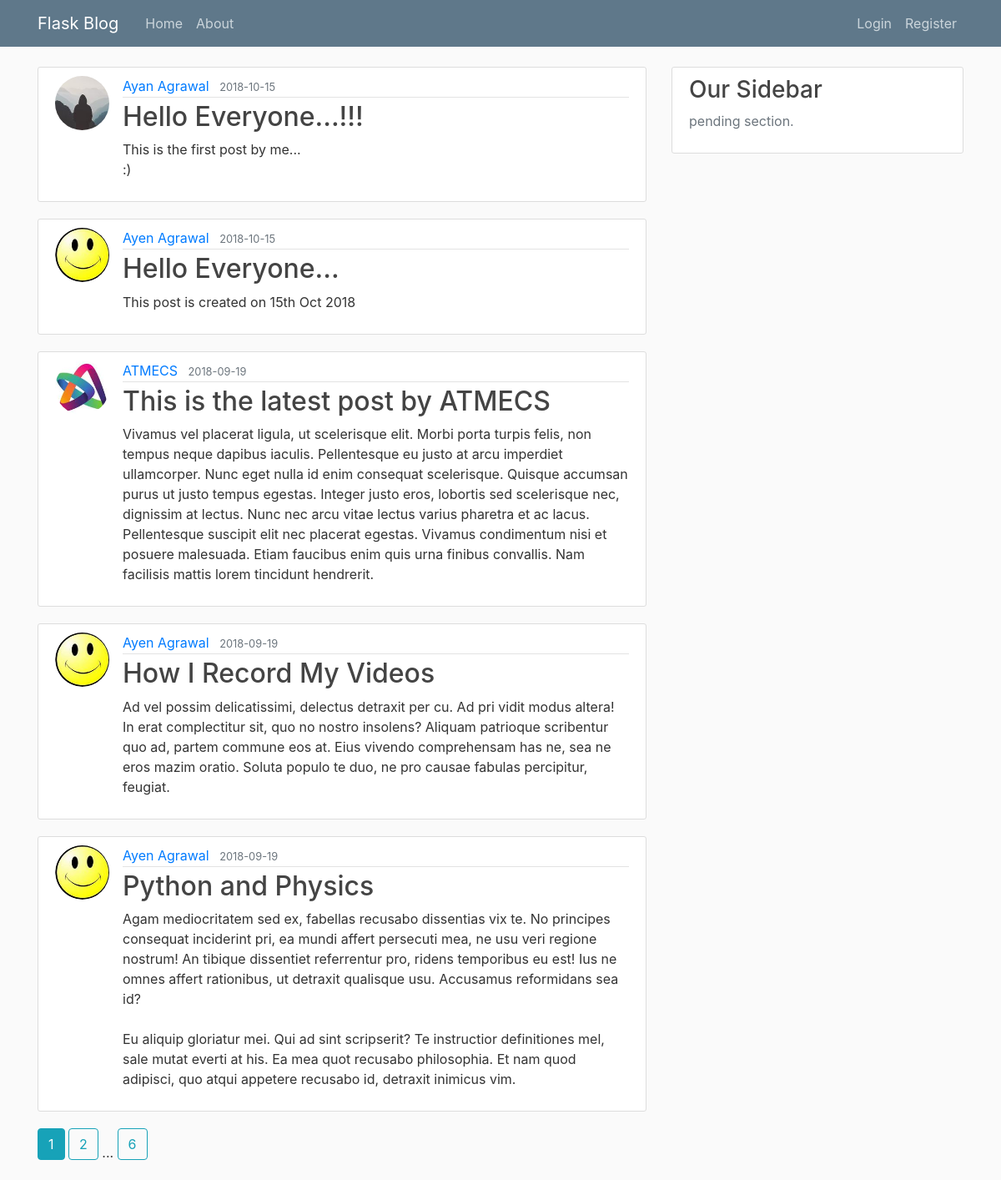
The page /home on the database its author committed.
### flaskblog/models.py (models this page shows, shortened)
class Post(db.Model):
    id = db.Column(db.Integer, primary_key=True)
    title = db.Column(db.String(100), nullable=False)
    date_posted = db.Column(db.DateTime, nullable=False, default=datetime.utcnow)
    content = db.Column(db.Text, nullable=False)
    user_id = db.Column(db.Integer, db.ForeignKey('user.id'), nullable=False)

class User(db.Model, UserMixin):
    id = db.Column(db.Integer, primary_key=True)
    username = db.Column(db.String(20), unique=True, nullable=False)
    email = db.Column(db.String(120), unique=True, nullable=False)
    image_file = db.Column(db.String(20), nullable=False, default='default.jpg')
    password = db.Column(db.String(60), nullable=False)
    posts = db.relationship('Post', backref='author', lazy=True)

### flaskblog/main/routes.py (the view)
@main.route('/')
@main.route('/home')
def home():
    page = request.args.get('page', 1, type=int)
    posts = Post.query.order_by(Post.date_posted.desc()).paginate(per_page=5, page=page)
    return render_template('home.html', posts=posts)

### flaskblog/templates/home.html
{% extends "layout.html" %}
{% block content %}
	{% for post in posts.items %}
		<article class="media content-section">
        <img class="rounded-circle article-img" src="{{ url_for('static', filename='profile_pics/'+post.author.image_file) }}">
  			<div class="media-body">
    			<div class="article-metadata">
      				<a class="mr-2" href="{{url_for('posts.user_posts', username=post.author.username)}}">{{ post.author.username }}</a>
      				<small class="text-muted">{{ post.date_posted.strftime('%Y-%m-%d') }}</small>
    			</div>
    			<h2><a class="article-title" href="{{ url_for('posts.post',post_id=post.id) }}">{{ post.title }}</a></h2>
    			<p class="article-content">{{ post.content }}</p>
  			</div>
		</article>
	{% endfor %}
  {% for page_num in posts.iter_pages(left_edge=1,right_edge=1,left_current=1,right_current=2) %}
     {% if page_num %}
      {% if posts.page == page_num %}
        <a class="btn btn-info mb-4" href="{{url_for('main.home',page=page_num)}}">{{ page_num }}</a>
      {% else %}
        <a class="btn btn-outline-info mb-4" href="{{url_for('main.home',page=page_num)}}">{{ page_num }}</a>
      {% endif %}
     {% else %}
      ...
     {% endif %}
  {% endfor %}
{% endblock content %}

### flaskblog/static/main.css (style rules this page uses)
body { background: #fafafa; color: #333333; margin-top: 5rem; }
h1, h2, h3, h4, h5, h6 { color: #444444; }
.content-section { background: #ffffff; padding: 10px 20px; border: 1px solid #dddddd; border-radius: 3px; margin-bottom: 20px; }
.article-title { color: #444444; }
.article-content { white-space: pre-line; }
.article-img { height: 65px; width: 65px; margin-right: 16px; }
.article-metadata { padding-bottom: 1px; margin-bottom: 4px; border-bottom: 1px solid #e3e3e3 }

### rows shown on the page
Post: image_file (picture), author.username "Ayan Agrawal", date_posted "2018-10-15", title "Hello Everyone...!!!", content "This is the first post by me... :)"
Post: image_file (picture), author.username "Ayen Agrawal", date_posted "2018-10-15", title "Hello Everyone...", content "This post is created on 15th Oct 2018"
Post: image_file (picture), author.username "ATMECS", date_posted "2018-09-19", title "This is the latest post by ATMECS", content "Vivamus vel placerat ligula, ut scelerisque elit. Morbi porta turpis felis, non tempus neque dapibus iaculis. Pellentesque eu justo at arcu imperdiet ullamcorper. Nunc eget nulla id enim consequat scelerisque. Quisque accumsan purus ut justo tempus egestas. Integer justo eros, lobortis sed scelerisque nec, dignissim at lectus. Nunc nec arcu vitae lectus varius pharetra et ac lacus. Pellentesque suscipit elit nec placerat egestas. Vivamus condimentum nisi et posuere malesuada. Etiam faucibus enim quis urna finibus convallis. Nam facilisis mattis lorem tincidunt hendrerit."
Post: image_file (picture), author.username "Ayen Agrawal", date_posted "2018-09-19", title "How I Record My Videos", content "Ad vel possim delicatissimi, delectus detraxit per cu. Ad pri vidit modus altera! In erat complectitur sit, quo no nostro insolens? Aliquam patrioque scribentur quo ad, partem commune eos at. Eius vivendo comprehensam has ne, sea ne eros mazim oratio. Soluta populo te duo, ne pro causae fabulas percipitur, feugiat."
Post: image_file (picture), author.username "Ayen Agrawal", date_posted "2018-09-19", title "Python and Physics", content "Agam mediocritatem sed ex, fabellas recusabo dissentias vix te. No principes consequat inciderint pri, ea mundi affert persecuti mea, ne usu veri regione nostrum! An tibique dissentiet referrentur pro, ridens temporibus eu est! Ius ne omnes affert rationibus, ut detraxit qualisque usu. Accusamus reformidans sea id? Eu aliquip gloriatur mei. Qui ad sint scripserit? Te instructior definitiones mel, sale mutat everti at his. Ea mea quot recusabo philosophia. Et nam quod adipisci, quo atqui appetere recusabo id, detraxit inimicus vim."

### other values the page prints
{{ page_num }} "1"
{{ page_num }} "2" "6"
